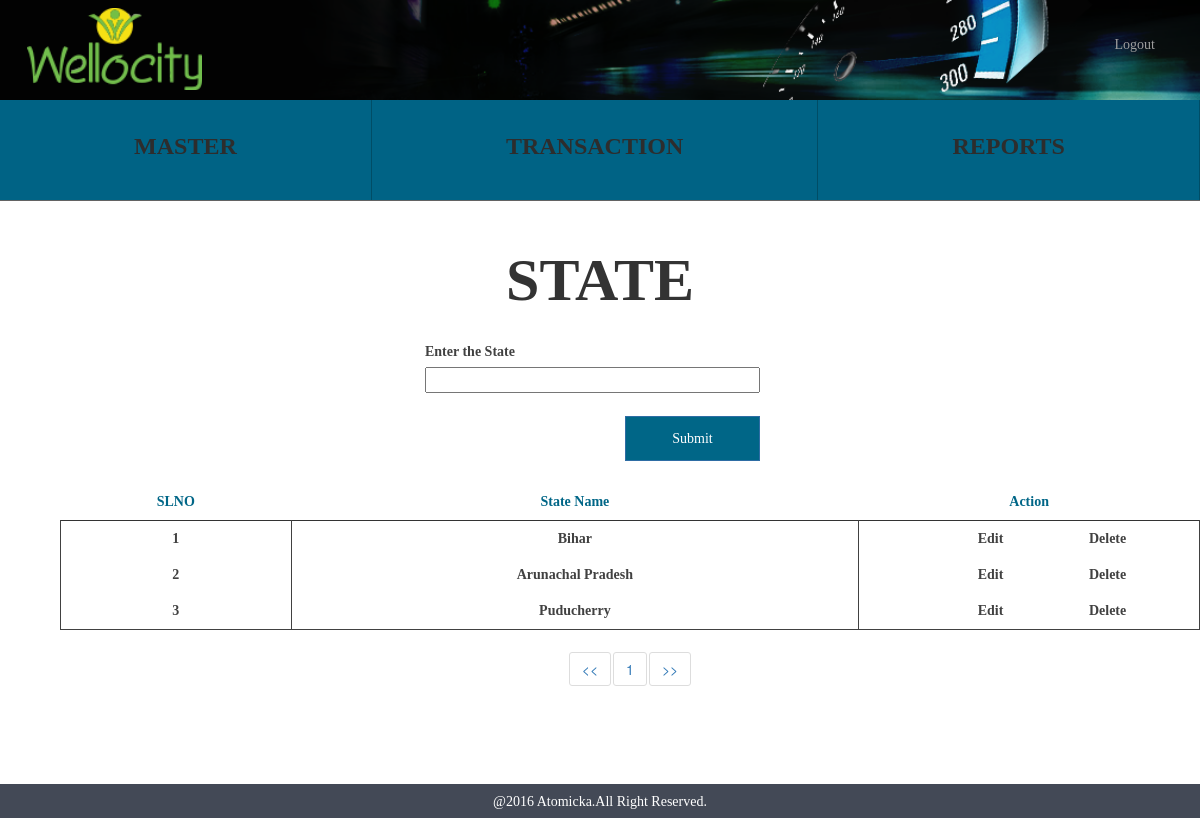
The app's page /state.php (signed in), older data.
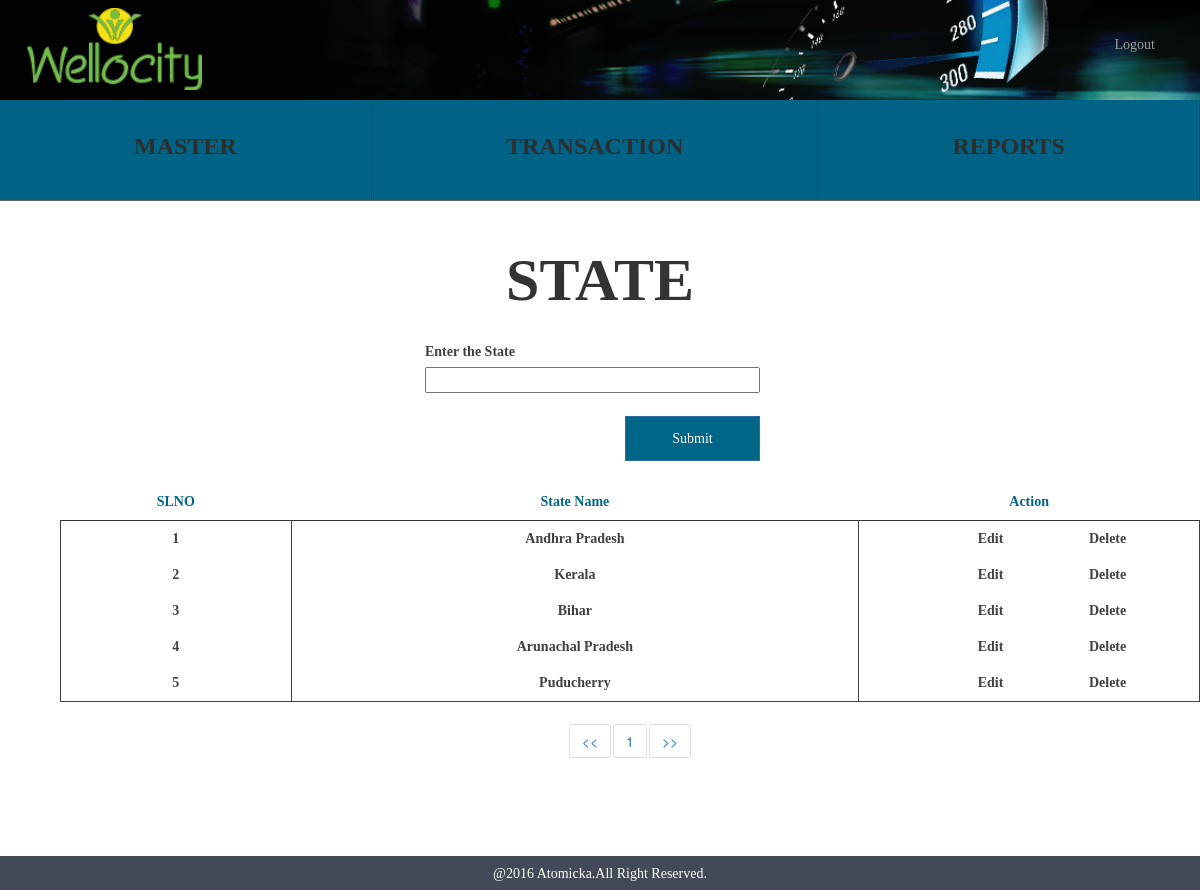
The same page, newer data.
### tables this page shows
CREATE TABLE IF NOT EXISTS `wc_states` (
  `states_id` int(10) NOT NULL AUTO_INCREMENT,
  `states_name` varchar(150) NOT NULL,
  `states_status` tinyint(1) NOT NULL,
  `states_createddate` timestamp NOT NULL DEFAULT CURRENT_TIMESTAMP,
  PRIMARY KEY (`states_id`)
);

### functions/states_function.php (called while the page is built, shortened)
<?php
 	class statesFunction {
		public function statesSelect(){
			$res = mysql_query("select * from wc_states where states_status='1' ORDER BY states_id DESC")or die(mysql_error());
			return $res;
		}
	}
?>

### state.php (the view, shortened to what this page needs)
<?php require_once "session.php";
	  require_once 'header.php';
	  require_once 'functions/states_function.php';
	  $statesFunction = new statesFunction();
?>
		<div class="container align_center align_height">
			<span class="sports">STATE</span>
		</div>
		<div class="container align_margin">
			<div class="col-md-8">
				<div class="col-md-6"></div>
				<div class="col-md-6 align_margin">
					<form name="states_form" id="state_form">
						<div class="align_margin">
							<label>Enter the State</label><br>
							<input type="text" class="statesname" name="states_name" data-validation-error-msg="Please Enter the State" data-validation="required">
						</div>
						<input type="submit" class="btn btn-primary align_right clear add_states_act" name="states" value="Submit">
					</form>
				</div>
				<div class="container  table-position">
				  <table class="table state_table">
				    <thead>
				      <tr class="row_color">
				        <th class="align_center">SLNO</th>
				        <th class="align_center">State Name</th>
				        <th class="align_center">Action</th>
				      </tr>
				    </thead>
				    <tbody>
				     <?php
                        $query = $statesFunction->statesSelect();
                        $i=1;
                        while ($row = mysql_fetch_array($query)) {
                            ?>
                            <tr class="align_center delete_color">
						        <td class="t_s_id"><?php echo  $i;?></td>
						        <td class="t_states_name"><?php echo $row['states_name']; ?></td>
						        <td>
						        	<span class="edit_state" onclick="editfunction(<?php echo $row['states_id'] ?>)">Edit</span>
						        	<span class="delete_state" data-value="<?php echo $row['states_id'] ?>">Delete</span>
						        </td>
					        </tr>
                     <?php $i++;  } ?>
				    </tbody>
				  </table>
				</div>
			</div>
		</div>
<?php require_once "footer.php" ?>

Row changes from the older to the newer data that the page shows:
added wc_states: states_name "Andhra Pradesh", $row['states_id'] 5 (drawn)
added wc_states: states_name "Kerala", $row['states_id'] 4 (drawn)
